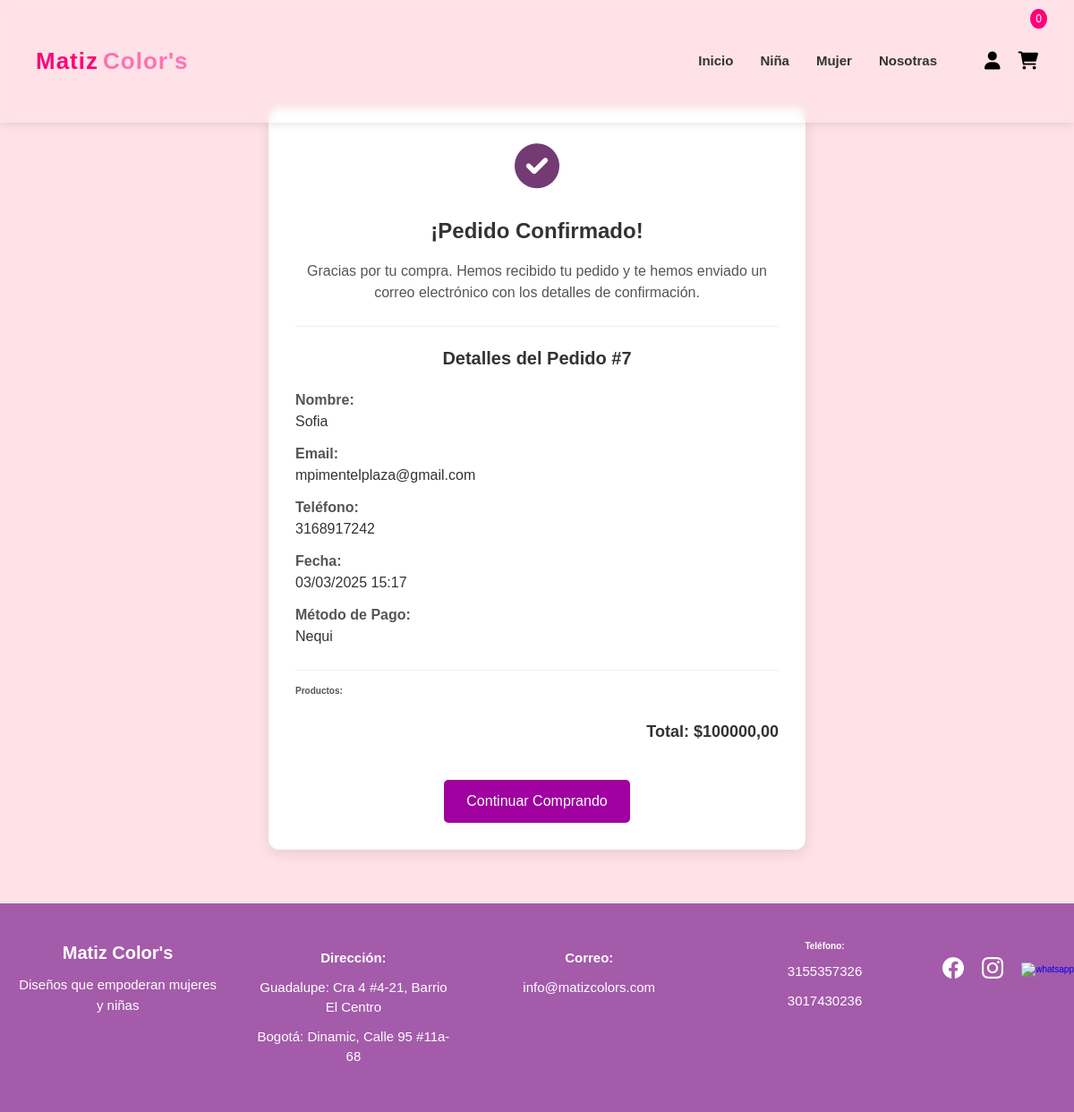
Page /confirmacion/7/ (signed in) on the committed database.
### web/models.py (models this page shows, shortened)
class Orden(models.Model):
    usuario = models.ForeignKey(User, on_delete=models.CASCADE, null=True, blank=True)
    nombre = models.CharField(max_length=200)
    email = models.EmailField()
    telefono = models.CharField(max_length=20)
    direccion = models.CharField(max_length=255, default="Sin dirección")
    ciudad = models.CharField(max_length=100, null=True, blank=True)
    sesion_id = models.CharField(max_length=100, null=True, blank=True)
    total = models.DecimalField(max_digits=10, decimal_places=2)
    metodo_pago = models.CharField(max_length=20, choices=[('nequi', 'Nequi'), ('bancolombia', 'Bancolombia')])
    comprobante = models.ImageField(upload_to='comprobantes/', null=True, blank=True)
    fecha_creacion = models.DateTimeField(auto_now_add=True)

### web/views.py (the view)
# urls.py: path('confirmacion/<int:orden_id>/', views.confirmacion, name='confirmacion'),
def confirmacion(request, orden_id):
    try:
        if request.user.is_authenticated:
            orden = Orden.objects.prefetch_related('items').get(id=orden_id, usuario=request.user)
        elif request.session.session_key:
            orden = Orden.objects.prefetch_related('items').get(id=orden_id, sesion_id=request.session.session_key)
        else:
            messages.error(request, "No tienes permisos para ver esta orden.")
            return redirect('productos')
        items = orden.items.all()  # This uses the 'related_name' 'items'
        return render(request, 'confirmacion.html', {'orden': orden})
    except Orden.DoesNotExist:
        messages.error(request, "Orden no encontrada.")
        return redirect('home')

### web/templates/confirmacion.html (shortened to what this page needs)
{% extends 'base.html' %}
{% load static %}
{% block content %}
<link rel="stylesheet" href="{% static 'confirmacion.css' %}">
<main class="confirmation-page">
    <div class="confirmacion-container">
        <div class="confirmacion-icon"><i class="fa-solid fa-circle-check"></i></div>
        <h1 class="confirmacion-titulo">¡Pedido Confirmado!</h1>
        <div class="confirmacion-mensaje">
            Gracias por tu compra. Hemos recibido tu pedido y te hemos enviado un correo electrónico con los detalles de confirmación.
        </div>
        <div class="confirmacion-detalles">
            <h2 class="resumen-titulo">Detalles del Pedido #{{ orden.id }}</h2>
            <div class="confirmacion-datos">
                <div>
                    <div class="datos-titulo">Nombre:</div>
                    <div>{{ orden.nombre }}</div>
                </div>
                <div>
                    <div class="datos-titulo">Email:</div>
                    <div>{{ orden.email }}</div>
                </div>
                <div>
                    <div class="datos-titulo">Teléfono:</div>
                    <div>{{ orden.telefono }}</div>
                </div>
                <div>
                    <div class="datos-titulo">Fecha:</div>
                    <div>{{ orden.fecha_creacion|date:"d/m/Y H:i" }}</div>
                </div>
                <div>
                    <div class="datos-titulo">Método de Pago:</div>
                    <div>{{ orden.get_metodo_pago_display }}</div>
                </div>
            </div>
            <div class="confirmacion-items">
                <div class="datos-titulo">Productos:</div>
                <div class="confirmacion-total">
                    Total: ${{ orden.total }}
                </div>
            </div>
        </div>
        <div class="confirmacion-acciones">
            <a href="{% url 'niña' %}" class="btn btn-success">
                Continuar Comprando
            </a>
        </div>
    </div>
</main>
{% endblock %}

### web/static/basehome.css (style rules this page uses)
* { margin: 0; padding: 0; box-sizing: border-box; list-style: none; text-decoration: none; }
html { font-size: 62.5%; }
body { height: 100%; font-family: 'Arial', sans-serif; background-color: rgb(254, 226, 231); color: #333; line-height: 1.5; display: flex; flex-direction: column; min-height: 100vh; }
main { flex: 1; }

### web/static/confirmacion.css (style rules this page uses)
.confirmation-page { flex: 1; display: flex; align-items: center; justify-content: center; padding: 120px 15px 60px; min-height: 100vh; }
.confirmacion-container { max-width: 600px; width: 100%; margin: 0 auto; padding: 30px; background: #fff; box-shadow: 0 4px 15px rgba(0, 0, 0, 0.1); border-radius: 12px; text-align: center; position: relative; }
.confirmacion-icon { font-size: 50px; color: #743a74; margin-bottom: 15px; }
.confirmacion-titulo { font-size: 2.4rem; font-weight: 600; margin-bottom: 15px; color: #333; }
.confirmacion-mensaje { font-size: 1.6rem; margin-bottom: 25px; line-height: 1.5; color: #555; }
.confirmacion-detalles { text-align: left; margin-top: 20px; border-top: 1px solid #eee; padding-top: 20px; }
.resumen-titulo { font-size: 2rem; font-weight: bold; margin-bottom: 20px; text-align: center; color: #333; }
.confirmacion-datos { display: grid; gap: 12px; font-size: 1.6rem; margin-bottom: 25px; }
.datos-titulo { font-weight: bold; color: #555; flex: 0 0 130px; }
.confirmacion-items { margin-top: 25px; border-top: 1px solid #eee; padding-top: 15px; }
.confirmacion-total { font-weight: bold; font-size: 1.8rem; margin-top: 15px; text-align: right; color: #333; padding: 10px 0; }
.confirmacion-acciones { margin-top: 30px; }
.btn-success { display: inline-block; background-color: #9f009f; color: white; padding: 12px 25px; border-radius: 5px; text-decoration: none; transition: all 0.3s ease; font-size: 1.6rem; font-weight: 500; }

### rows in the picture
Orden: id "7", nombre "Sofia", email "mpimentelplaza@gmail.com", telefono "3168917242", fecha_creacion "03/03/2025 15:17", metodo_pago "Nequi", total "100000,00"

### other values in the picture
{{ total_items }} "0"
